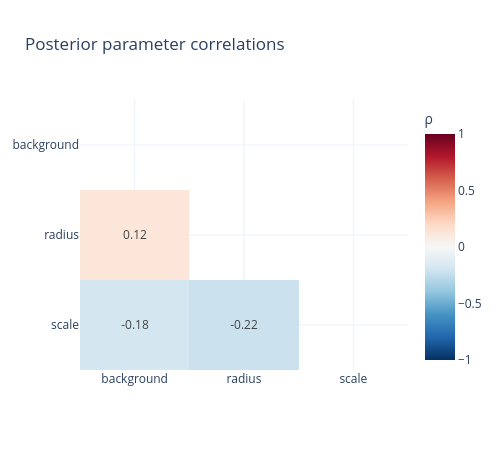

Here is the notebook cell this chart was saved with:
### Code cell
print('\nGenerating parameter correlation heatmap...')
fitter.plot_param_correlations()

### Figure 1 — Plotly figure (JSON) as saved in the notebook; plotly's stock layout.template omitted (floating-point values rounded to 4 significant figures)
{"data": [{"colorbar": {"title": {"text": "ρ"}}, "colorscale": [[0, "rgb(103,0,31)"], [0.1, "rgb(178,24,43)"], [0.2, "rgb(214,96,77)"], [0.3, "rgb(244,165,130)"], [0.4, "rgb(253,219,199)"], [0.5, "rgb(247,247,247)"], [0.6, "rgb(209,229,240)"], [0.7, "rgb(146,197,222)"], [0.8, "rgb(67,147,195)"], [0.9, "rgb(33,102,172)"], [1, "rgb(5,48,97)"]], "hoverongaps": false, "reversescale": true, "text": [["", "", ""], ["0.12", "", ""], ["-0.18", "-0.22", ""]], "texttemplate": "%{text}", "type": "heatmap", "x": ["background", "radius", "scale"], "y": ["background", "radius", "scale"], "z": [[NaN, NaN, NaN], [0.1239, NaN, NaN], [-0.1832, -0.2182, NaN]], "zmax": 1, "zmin": -1}], "layout": {"height": 450, "title": {"text": "Posterior parameter correlations"}, "width": 500, "yaxis": {"autorange": "reversed"}}}
